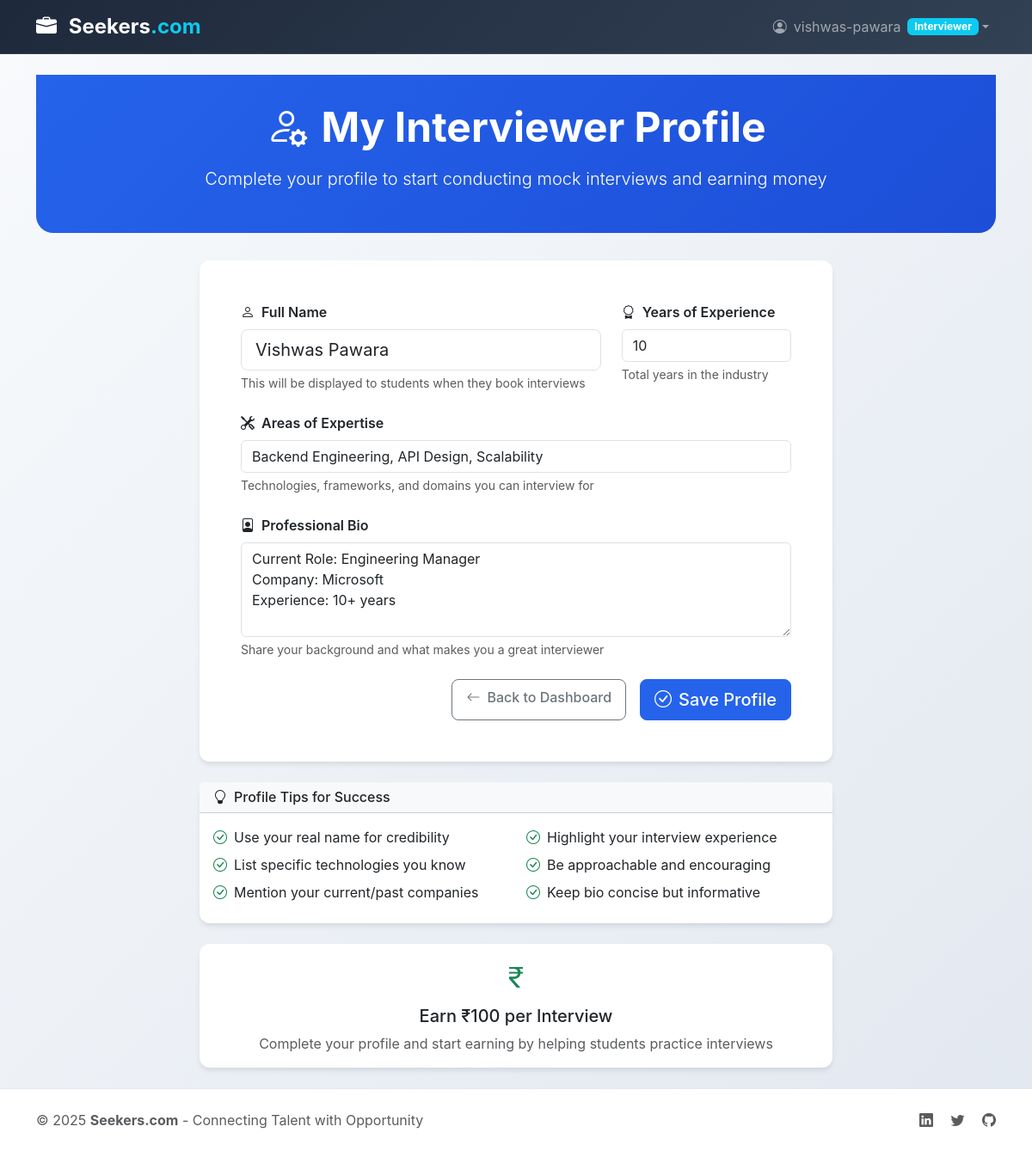
Page /interviewers/profile/ (signed in) on the committed database.
### accounts/models.py (models this page shows)
class User(AbstractUser):
    ROLE_CHOICES = (
        ('student', 'Student'),
        ('company', 'Company'),
        ('interviewer', 'Interviewer'),
        ('admin', 'Admin'),
    )
    role = models.CharField(max_length=20, choices=ROLE_CHOICES)

### interviewers/models.py (models this page shows, shortened)
class InterviewerProfile(models.Model):
    user = models.OneToOneField(User, on_delete=models.CASCADE)
    full_name = models.CharField(max_length=100)
    experience = models.PositiveIntegerField(help_text="Years of experience")
    expertise = models.CharField(max_length=200)
    bio = models.TextField()

### interviewers/views.py (the view)
# urls.py: path('interviewers/profile/', profiles.interviewer_profile, name='api_interviewer_profile'),
@login_required
def interviewer_profile(request):
    if request.user.role != 'interviewer':
        return redirect('home')
    try:
        profile = InterviewerProfile.objects.get(user=request.user)
        created = False
    except InterviewerProfile.DoesNotExist:
        profile = None
        created = True
    if request.method == 'POST':
        if profile:
            form = InterviewerProfileForm(request.POST, instance=profile)
        else:
            form = InterviewerProfileForm(request.POST)
        if form.is_valid():
            profile = form.save(commit=False)
            profile.user = request.user
            profile.save()
            return redirect('interviewer_dashboard')
    else:
        if profile:
            form = InterviewerProfileForm(instance=profile)
        else:
            form = InterviewerProfileForm()
    return render(request, 'interviewers/profile.html', {
        'form': form
    })

### interviewers/forms.py
class InterviewerProfileForm(forms.ModelForm):
    full_name = forms.CharField(
        widget=forms.TextInput(attrs={
            'class': 'form-control form-control-lg',
            'placeholder': 'Enter your full name'
        }),
        label='Full Name'
    )
    experience = forms.IntegerField(
        widget=forms.NumberInput(attrs={
            'class': 'form-control',
            'placeholder': 'Years of experience',
            'min': '0',
            'max': '50'
        }),
        label='Years of Experience'
    )
    expertise = forms.CharField(
        widget=forms.TextInput(attrs={
            'class': 'form-control',
            'placeholder': 'e.g. Python, Java, System Design, Frontend'
        }),
        label='Areas of Expertise'
    )
    bio = forms.CharField(
        widget=forms.Textarea(attrs={
            'class': 'form-control',
            'rows': 4,
            'placeholder': 'Tell students about your background, experience, and what you can help them with...'
        }),
        label='Professional Bio'
    )
    class Meta:
        model = InterviewerProfile
        fields = ['full_name', 'experience', 'expertise', 'bio']

### templates/interviewers/profile.html (shortened to what this page needs)
{% extends 'base.html' %}
{% block content %}
<div class="page-header text-center">
    <div class="container">
        <h1 class="display-5 fw-bold mb-3">
            <i class="bi bi-person-gear me-3"></i>My Interviewer Profile
        </h1>
        <p class="lead opacity-90">
            Complete your profile to start conducting mock interviews and earning money
        </p>
    </div>
</div>
<div class="row justify-content-center">
    <div class="col-lg-8">
        <div class="card">
            <div class="card-body p-5">
                <form method="post">
                    <div class="row">
                        <div class="col-md-8 mb-4">
                            <label for="{{ form.full_name.id_for_label }}" class="form-label fw-semibold">
                                <i class="bi bi-person me-2"></i>{{ form.full_name.label }}
                            </label>
                            {{ form.full_name }}
                            <div class="form-text">This will be displayed to students when they book interviews</div>
                        </div>
                        <div class="col-md-4 mb-4">
                            <label for="{{ form.experience.id_for_label }}" class="form-label fw-semibold">
                                <i class="bi bi-award me-2"></i>{{ form.experience.label }}
                            </label>
                            {{ form.experience }}
                            <div class="form-text">Total years in the industry</div>
                        </div>
                    </div>
                    <div class="mb-4">
                        <label for="{{ form.expertise.id_for_label }}" class="form-label fw-semibold">
                            <i class="bi bi-tools me-2"></i>{{ form.expertise.label }}
                        </label>
                        {{ form.expertise }}
                        <div class="form-text">Technologies, frameworks, and domains you can interview for</div>
                    </div>
                    <div class="mb-4">
                        <label for="{{ form.bio.id_for_label }}" class="form-label fw-semibold">
                            <i class="bi bi-file-person me-2"></i>{{ form.bio.label }}
                        </label>
                        {{ form.bio }}
                        <div class="form-text">Share your background and what makes you a great interviewer</div>
                    </div>
                    <div class="d-flex gap-3 justify-content-end">
                        <a href="{% url 'interviewer_dashboard' %}" class="btn btn-outline-secondary">
                            <i class="bi bi-arrow-left me-2"></i>Back to Dashboard
                        </a>
                        <button type="submit" class="btn btn-primary btn-lg">
                            <i class="bi bi-check-circle me-2"></i>Save Profile
                        </button>
                    </div>
                </form>
            </div>
        </div>
        <div class="card mt-4">
            <div class="card-header bg-light">
                <h6 class="mb-0">
                    <i class="bi bi-lightbulb me-2"></i>Profile Tips for Success
                </h6>
            </div>
            <div class="card-body">
                <div class="row">
                    <div class="col-md-6">
                        <ul class="list-unstyled mb-0">
                            <li class="mb-2"><i class="bi bi-check-circle text-success me-2"></i>Use your real name for credibility</li>
                            <li class="mb-2"><i class="bi bi-check-circle text-success me-2"></i>List specific technologies you know</li>
                            <li class="mb-2"><i class="bi bi-check-circle text-success me-2"></i>Mention your current/past companies</li>
                        </ul>
                    </div>
                    <div class="col-md-6">
                        <ul class="list-unstyled mb-0">
                            <li class="mb-2"><i class="bi bi-check-circle text-success me-2"></i>Highlight your interview experience</li>
                            <li class="mb-2"><i class="bi bi-check-circle text-success me-2"></i>Be approachable and encouraging</li>
                            <li class="mb-2"><i class="bi bi-check-circle text-success me-2"></i>Keep bio concise but informative</li>
                        </ul>
                    </div>
                </div>
            </div>
        </div>
        <div class="card mt-4 border-success">
            <div class="card-body text-center">
                <i class="bi bi-currency-rupee text-success" style="font-size: 2rem;"></i>
                <h5 class="mt-2 mb-2">Earn ₹100 per Interview</h5>
                <p class="text-muted mb-0">Complete your profile and start earning by helping students practice interviews</p>
            </div>
        </div>
    </div>
</div>
{% endblock %}

### templates/base.html (shortened to what this page needs)
<!DOCTYPE html>
<html lang="en">
<head>
    <link href="https://cdn.jsdelivr.net/npm/bootstrap@5.3.2/dist/css/bootstrap.min.css" rel="stylesheet">
    <link href="https://cdn.jsdelivr.net/npm/bootstrap-icons@1.11.0/font/bootstrap-icons.css" rel="stylesheet">
</head>
<body class="d-flex flex-column min-vh-100">
<nav class="navbar navbar-expand-lg navbar-dark sticky-top">
    <div class="container">
        <a class="navbar-brand" href="{% url 'home' %}">
            <i class="bi bi-briefcase-fill me-2"></i>
            Seekers<span class="text-info">.com</span>
        </a>
        <div class="collapse navbar-collapse" id="navbarNav">
            <div class="navbar-nav ms-auto">
                {% if user.is_authenticated %}
                    <div class="nav-item dropdown">
                        <a class="nav-link dropdown-toggle d-flex align-items-center" href="#" role="button" data-bs-toggle="dropdown">
                            <i class="bi bi-person-circle me-2"></i>
                            {{ user.username }}
                            <span class="badge bg-info ms-2">{{ user.role|title }}</span>
                        </a>
                    </div>
                {% endif %}
            </div>
        </div>
    </div>
</nav>
<main class="flex-grow-1">
    <div class="container py-4">
        {% block content %}
        {% endblock %}
    </div>
</main>
<footer class="footer py-4">
    <div class="container text-center">
        <div class="row align-items-center">
            <div class="col-md-6 text-md-start">
                <p class="mb-0 text-muted">
                    © 2025 <strong>Seekers.com</strong> - Connecting Talent with Opportunity
                </p>
            </div>
            <div class="col-md-6 text-md-end">
                <div class="social-links">
                    <a href="#" class="text-muted me-3"><i class="bi bi-linkedin"></i></a>
                    <a href="#" class="text-muted me-3"><i class="bi bi-twitter"></i></a>
                    <a href="#" class="text-muted"><i class="bi bi-github"></i></a>
                </div>
            </div>
        </div>
    </div>
</footer>
</body>
</html>

### templates/base.html (style rules this page uses)
:root { --primary-color: #2563eb; --secondary-color: #64748b; --success-color: #059669; --warning-color: #d97706; --danger-color: #dc2626; }
body { font-family: 'Inter', -apple-system, BlinkMacSystemFont, sans-serif; background: linear-gradient(135deg, #f8fafc 0%, #e2e8f0 100%); min-height: 100vh; }
.navbar-brand { font-weight: 700; font-size: 1.5rem; }
.card { border: none; border-radius: 12px; box-shadow: 0 4px 6px -1px rgba(0, 0, 0, 0.1); transition: all 0.3s ease; }
.btn { border-radius: 8px; font-weight: 500; padding: 0.5rem 1rem; transition: all 0.2s ease; }
.btn-primary { background: var(--primary-color); border-color: var(--primary-color); }
.page-header { background: linear-gradient(135deg, var(--primary-color) 0%, #1d4ed8 100%); color: white; padding: 2rem 0; margin-bottom: 2rem; border-radius: 0 0 20px 20px; }
.navbar { background: linear-gradient(135deg, #1e293b 0%, #334155 100%) !important; backdrop-filter: blur(10px); border-bottom: 1px solid rgba(255, 255, 255, 0.1); }
.footer { background: white; border-top: 1px solid #e2e8f0; margin-top: auto; }

### rows in the picture
User: username "vishwas-pawara", role "Interviewer"
InterviewerProfile: full_name "Vishwas Pawara", experience "10", expertise "Backend Engineering, API Design, Scalability", bio "Current Role: Engineering Manager Company: Microsoft Experience: 10+ years"
